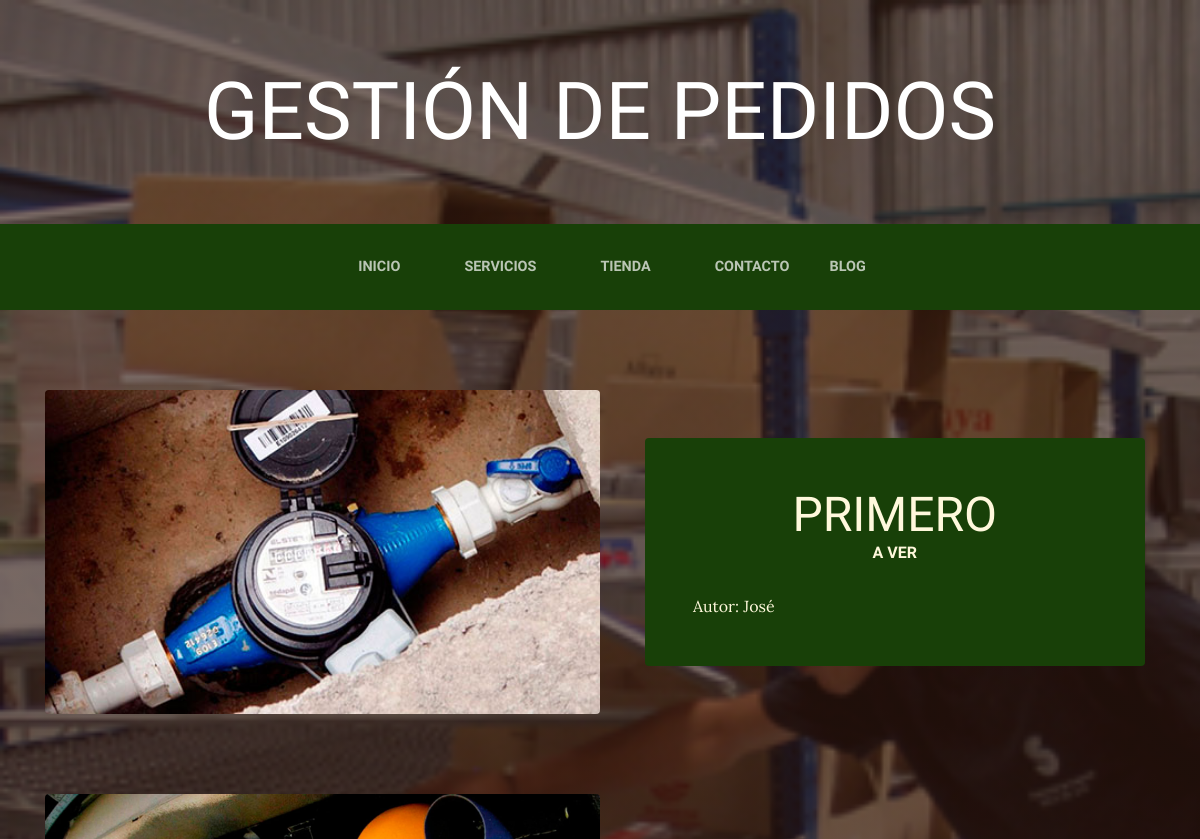
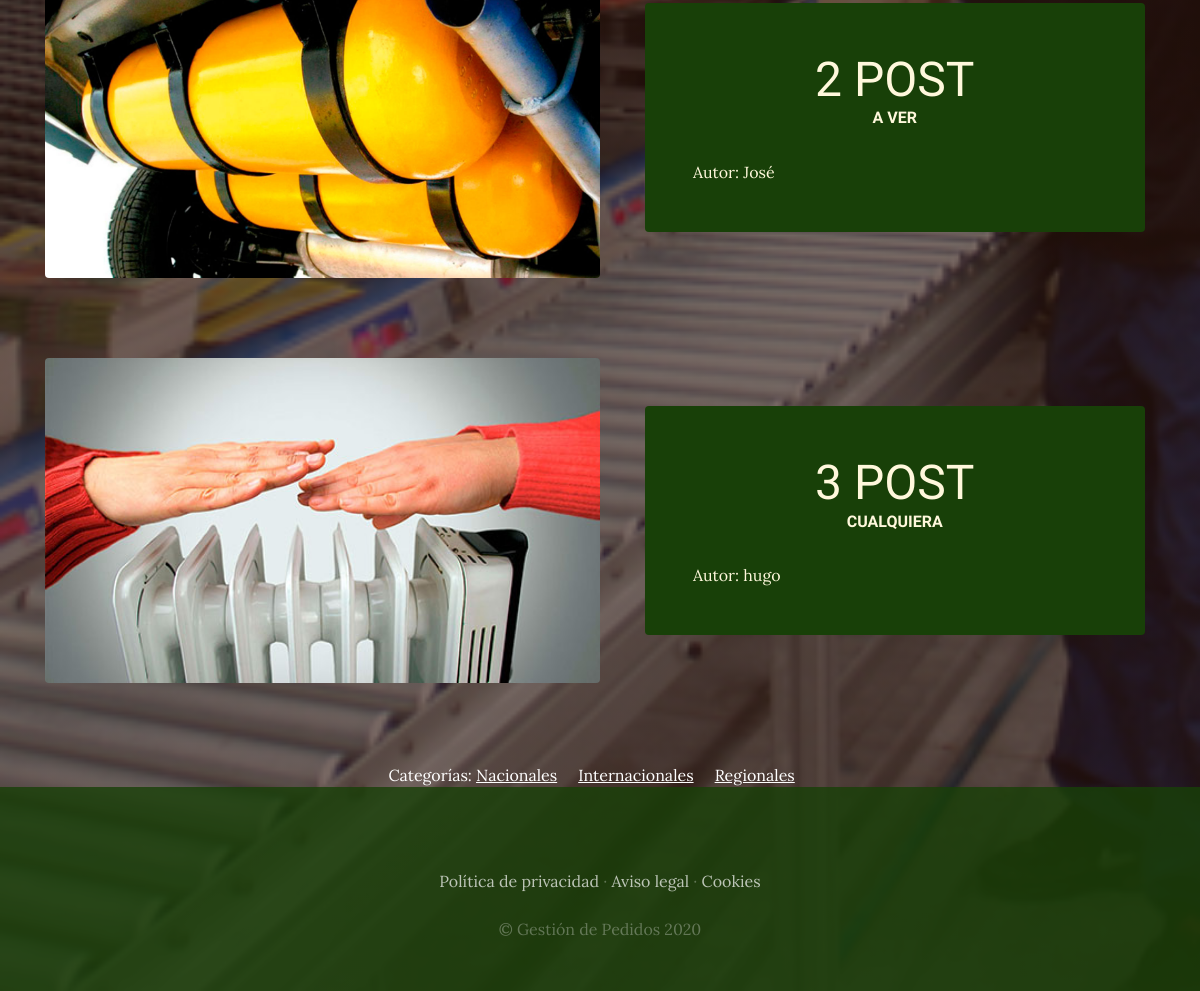
Screenshot of /blog/ with the database file from the repository (2 pictures, top to bottom).
### blog/models.py (models this page shows, shortened)
class Post(models.Model):
    titulo=models.CharField(max_length=50)
    contenido=models.CharField(max_length=50)
    imagen=models.ImageField(upload_to='blog', null=True, blank=True)
    autor=models.ForeignKey(User, on_delete=models.CASCADE)
    categorias=models.ManyToManyField(Categoria)
    created=models.DateTimeField(auto_now_add=True)
    updated=models.DateTimeField(auto_now_add=True)
    class Meta:
        verbose_name='post'
        verbose_name_plural='posts'

class Categoria(models.Model):
    nombre=models.CharField(max_length=50)
    created=models.DateTimeField(auto_now_add=True)
    updated=models.DateTimeField(auto_now_add=True)
    class Meta:
        verbose_name='categoria'
        verbose_name_plural='categorias'

### blog/views.py (the view)
# urls.py: 2. Add a URL to urlpatterns:  path('blog/', include('blog.urls'))
def blog(request):
    posts=Post.objects.all()
    return render(request, "blog/blog.html", {"posts": posts})

### carro/context_processor.py (called while the page is built)
def importe_total_carro(request):
    total=0
    if request.user.is_authenticated:
        for key, value in request.session["carro"].items():
            total=total+(float(value["precio"])*value["cantidad"])
    return {"importe_total_carro":total}

### blog/templates/blog/blog.html
{% extends "proyectoWebApp/base.html" %}
{% load static %}
{% block content %}
    {% for post in posts %}
<section class="page-section clearfix">
    <div class="container">
      <div class="intro">
        <img class="intro-img img-fluid mb-3 mb-lg-0 rounded"
        src="{{post.imagen.url}} "alt="" style="width: 50%;">
        <div class="intro-text left-0 text-center bg-faded p-5 rounded">
          <h2 class="section-heading mb-4" >
            <span class="section-heading-lower">{{post.titulo}} </span>
            <span class="section-heading-upper">{{post.contenido}}</span>
          </h2>
         <div style="text-align: left;">
           Autor: {{post.autor}}
         </div>
        </div>
      </div>
    </div>
</section>
   {% endfor%}
<section>
    <div style="width:75%; margin: auto; text-align: center; color: white;">
        Categorías:
            {% for post in posts %}
              {% for categoria in post.categorias.all%}
                <a href="{% url 'categoria' categoria.id %}" class="linksCategorias">{{categoria.nombre}}</a> &nbsp;&nbsp;&nbsp;
              {% endfor%}
            {% endfor%}
</section>
{% endblock %}

### proyectoWebApp/templates/proyectoWebApp/base.html (shortened to what this page needs)
<html>
<head>
     {% load static %}
    <link href="{% static 'proyectoWebApp/vendor/bootstrap/css/bootstrap.min.css' %}" rel="stylesheet">
    <link href="{% static 'proyectoWebApp/css/gestion.css' %}" rel="stylesheet">
</head>
<body>
    <h1 class="site-heading text-center text-white d-none d-lg-block">
        <span class="site-heading-lower">Gestión de Pedidos</span>
      </h1>
 <nav class="navbar navbar-expand-lg navbar-dark py-lg-4" id="mainNav">
    <div class="container">
      <div class="collapse navbar-collapse" id="navbarResponsive">
        <ul class="navbar-nav mx-auto">
          <li class="nav-item {% if request.path == '/' %}active{% endif %} px-lg-4">
            <a class="nav-link text-uppercase text-expanded" href="{% url 'Home' %}">Inicio</a>
          </li>
          <li class="nav-item {% if request.path == '/servicios/' %}active{% endif %}px-lg-4">
            <a class="nav-link text-uppercase text-expanded" href="{% url 'Servicios' %}">Servicios</a>
          </li>
          <li class="nav-item {% if request.path == '/tienda/' %}active{% endif %} px-lg-4">
            <a class="nav-link text-uppercase text-expanded" href="{% url 'Tienda' %}">Tienda</a>
          </li>
          <li class="nav-item {% if request.path == '/contacto/' %}active{% endif %} px-lg-4">
            <a class="nav-link text-uppercase text-expanded" href="{% url 'Contacto' %}">Contacto</a>
          </li>
          <li class="nav-item {% if request.path|slice:':6' == '/blog/' %}active{% endif %}px-lg-4">
            <a class="nav-link text-uppercase text-expanded" href="{% url 'Blog' %}">Blog</a>
          </li>
        </ul>
      </div>
    </div>
  </nav>
 {% block content %}
 {% endblock %}
    <footer class="footer text-faded text-center py-5">
      <div class="container">
        <p class="m-0 mbt">
        	<a href="sample.html" class="link">Política de privacidad</a> ·
        	<a href="sample.html" class="link">Aviso legal</a> ·
        	<a href="sample.html" class="link">Cookies</a>
		</p>
        <p class="m-0 mbt1">&copy; Gestión de Pedidos 2020</p>
      </div>
	</footer>
</body>
</html>

### proyectoWebApp/static/proyectoWebApp/css/gestion.css (style rules this page uses)
body { font-family: 'Lora'; background: linear-gradient(rgba(47, 23, 15, 0.65), rgba(47, 23, 15, 0.65)), url("../img/bg_main.jpg"); background-attachment: fixed; background-position: center; background-size: cover; }
h1, h2, h3, h4, h5, h6 { font-family: 'Raleway'; }
p { line-height: 1.75; }
.text-faded { color: rgba(255, 255, 255, 0.3); }
.site-heading { margin-top: 5rem; margin-bottom: 5rem; text-transform: uppercase; line-height: 1; font-family: 'Raleway'; }
.site-heading .site-heading-lower { font-size: 5rem; font-weight: 100; line-height: 4rem; }
.page-section { margin-top: 5rem; margin-bottom: 5rem; }
.section-heading { text-transform: uppercase; }
.section-heading .section-heading-upper { display: block; font-size: 1rem; font-weight: 800; padding-bottom:.5rem; }
.section-heading .section-heading-lower { display: block; font-size: 3rem; font-weight: 100; }
.bg-faded { background-color: rgba(255, 255, 255, 0.85); }
#mainNav { background-color: rgba(24, 64, 8); font-family: 'Raleway'; }
#mainNav .navbar-nav .nav-item .nav-link { color: rgba(255, 255, 255, 0.7); font-weight: 800; }
@media (min-width: 992px) { #mainNav .navbar-nav .nav-item .nav-link { font-size: 0.9rem; } }
.intro { position: relative; }
@media (min-width: 992px) { .intro .intro-img { width: 75%; float: left; } }
@media (min-width: 992px) { .intro .intro-text { left: 600; width: 60%; margin-top: 3rem; background-color: rgba(24, 64, 8); color: cornsilk; position: absolute; } }
@media (min-width: 1200px) { .intro .intro-text { width: 45%; } }
.footer { background-color: rgba(24, 64, 8, 0.8); }
.mbt { padding-top: 2rem; }
.mbt1 { padding-top: 1.25rem; }
a.link { color: rgba(255, 255, 255, 0.7); }
.linksCategorias { color: white !important; text-decoration: underline; }

### rows the page displays
Post: imagen (picture), titulo "PRIMERO", contenido "A VER", autor "José"
Post: imagen (picture), titulo "2 POST", contenido "A VER", autor "José"
Post: imagen (picture), titulo "3 POST", contenido "CUALQUIERA", autor "hugo"
Categoria: nombre "Nacionales"
Categoria: nombre "Internacionales"
Categoria: nombre "Regionales"
